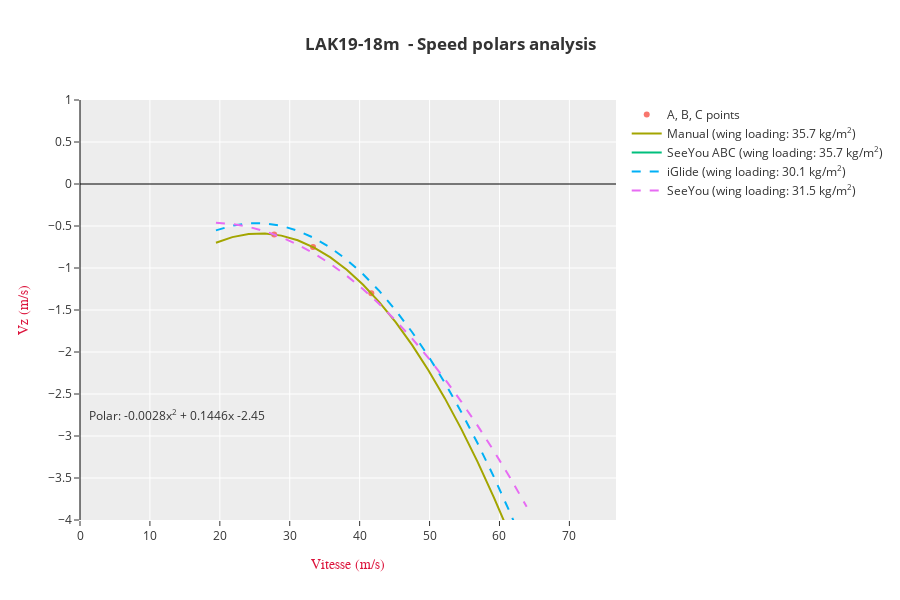

Notebook code for this chart:
### Code cell
# Display the graph
# https://plotly.com/python/plotly-fundamentals/
# https://plotly.com/python-api-reference/

import plotly.graph_objects as go

trace1 = go.Scatter( x=c1_x, y=c1_y, mode='markers', name='A, B, C points', 
	text=['Point A', 'Point B', 'Point C'], hovertemplate='<extra></extra><b>%{text}</b><br>Speed: %{x}km/h<br>Sink rate: %{y}m/s', hoverinfo='x+y+text')
	
trace2 = go.Scatter( x=c1_x_polar, y=c1_y_polar, mode='lines', name='Manual (wing loading: {} kg/m<sup>2</sup>)'.format(c1_wl),
		hovertemplate='<extra></extra>Speed: %{x:.0f}km/h<br>Sink rate: %{y:.2f}m/s', hoverinfo='x+y')

trace3 = go.Scatter( x=c2_x_polar, y=c2_y_polar, mode='lines', name='SeeYou ABC (wing loading: {} kg/m<sup>2</sup>)'.format(c1_wl),
		hovertemplate='<extra></extra>Speed: %{x:.0f}km/h<br>Sink rate: %{y:.2f}m/s', hoverinfo='x+y')

trace4 = go.Scatter( x=c3_x_polar, y=c3_y_polar, mode='lines', name='iGlide (wing loading: {} kg/m<sup>2</sup>)'.format(c3_wl), line = dict(dash='dash'),
		hovertemplate='<extra></extra>Speed: %{x:.0f}km/h<br>Sink rate: %{y:.2f}m/s', hoverinfo='x+y')

trace5 = go.Scatter( x=c4_x_polar, y=c4_y_polar, mode='lines', name='SeeYou (wing loading: {} kg/m<sup>2</sup>)'.format(c4_wl), line = dict(dash='dash'),
		hovertemplate='<extra></extra>Speed: %{x:.0f}km/h<br>Sink rate: %{y:.2f}m/s', hoverinfo='x+y')

layout = go.Layout(
		title_text='<b>{}  - Speed polars analysis</b>'.format(glider_pdata['glider']),
		height=600,
		yaxis=dict(range=[-4, 1]),
		template='ggplot2',
	)

data = [trace1, trace2, trace3, trace4, trace5]
fig = go.Figure(data=data, layout=layout)

fig.update_yaxes(zeroline=True, zerolinewidth=1, zerolinecolor='black',  dtick=0.5)
fig.update_yaxes(title_text='Vz (m/s)', title_font=dict(size=14, family='Courier', color='crimson'))

fig.update_xaxes(zeroline=True, zerolinewidth=1, zerolinecolor='black')
fig.update_xaxes(title_text='Vitesse ({})'.format(( 'm/s' if CONVERT_TO_MS else 'km/h')),
	 title_font=dict(size=14, family='Courier', color='crimson'))

fig.add_annotation(x=xaxis_unit(50), y=-2.75, text='Polar: {}'.format( polar_to_string(c1_polar)), showarrow=False)

fig.update_layout(xaxis_range=[0,max(c1_x_polar)*1.2])

fig.show()

### Figure 1 — Plotly figure (JSON) as saved in the notebook; plotly's stock layout.template omitted (floating-point values rounded to 4 significant figures)
{"data": [{"hoverinfo": "x+y+text", "hovertemplate": "<extra></extra><b>%{text}</b><br>Speed: %{x}km/h<br>Sink rate: %{y}m/s", "mode": "markers", "name": "A, B, C points", "text": ["Point A", "Point B", "Point C"], "type": "scatter", "x": [27.78, 33.33, 41.67], "y": [-0.6, -0.75, -1.3]}, {"hoverinfo": "x+y", "hovertemplate": "<extra></extra>Speed: %{x:.0f}km/h<br>Sink rate: %{y:.2f}m/s", "mode": "lines", "name": "Manual (wing loading: 35.7 kg/m<sup>2</sup>)", "type": "scatter", "x": [19.44, 21.78, 24.12, 26.46, 28.8, 31.14, 33.48, 35.82, 38.16, 40.5, 42.84, 45.18, 47.51, 49.85, 52.19, 54.53, 56.87, 59.21, 61.55, 63.89], "y": [-0.7, -0.6326, -0.5958, -0.5899, -0.6146, -0.6701, -0.7563, -0.8732, -1.021, -1.199, -1.408, -1.648, -1.919, -2.22, -2.552, -2.915, -3.308, -3.733, -4.188, -4.673]}, {"hoverinfo": "x+y", "hovertemplate": "<extra></extra>Speed: %{x:.0f}km/h<br>Sink rate: %{y:.2f}m/s", "mode": "lines", "name": "SeeYou ABC (wing loading: 35.7 kg/m<sup>2</sup>)", "type": "scatter", "x": [19.44, 21.78, 24.12, 26.46, 28.8, 31.14, 33.48, 35.82, 38.16, 40.5, 42.84, 45.18, 47.51, 49.85, 52.19, 54.53, 56.87, 59.21, 61.55, 63.89], "y": [438.5, 554.3, 683.7, 826.7, 983.2, 1153.0, 1337.0, 1534.0, 1745.0, 1969.0, 2207.0, 2459.0, 2724.0, 3003.0, 3295.0, 3601.0, 3920.0, 4253.0, 4599.0, 4960.0]}, {"hoverinfo": "x+y", "hovertemplate": "<extra></extra>Speed: %{x:.0f}km/h<br>Sink rate: %{y:.2f}m/s", "line": {"dash": "dash"}, "mode": "lines", "name": "iGlide (wing loading: 30.1 kg/m<sup>2</sup>)", "type": "scatter", "x": [19.44, 21.78, 24.12, 26.46, 28.8, 31.14, 33.48, 35.82, 38.16, 40.5, 42.84, 45.18, 47.51, 49.85, 52.19, 54.53, 56.87, 59.21, 61.55, 63.89], "y": [-0.5521, -0.4954, -0.4674, -0.4681, -0.4975, -0.5555, -0.6423, -0.7577, -0.9018, -1.075, -1.276, -1.506, -1.765, -2.052, -2.369, -2.713, -3.087, -3.489, -3.92, -4.38]}, {"hoverinfo": "x+y", "hovertemplate": "<extra></extra>Speed: %{x:.0f}km/h<br>Sink rate: %{y:.2f}m/s", "line": {"dash": "dash"}, "mode": "lines", "name": "SeeYou (wing loading: 31.5 kg/m<sup>2</sup>)", "type": "scatter", "x": [19.44, 21.78, 24.12, 26.46, 28.8, 31.14, 33.48, 35.82, 38.16, 40.5, 42.84, 45.18, 47.51, 49.85, 52.19, 54.53, 56.87, 59.21, 61.55, 63.89], "y": [-0.46, -0.4763, -0.5105, -0.5627, -0.6329, -0.7211, -0.8272, -0.9512, -1.093, -1.253, -1.431, -1.627, -1.841, -2.073, -2.323, -2.591, -2.876, -3.18, -3.502, -3.841]}], "layout": {"annotations": [{"showarrow": false, "text": "Polar: -0.0028x<sup>2</sup> + 0.1446x -2.45", "x": 13.89, "y": -2.75}], "height": 600, "title": {"text": "<b>LAK19-18m  - Speed polars analysis</b>"}, "xaxis": {"range": [0, 76.67], "title": {"font": {"color": "crimson", "family": "Courier", "size": 14}, "text": "Vitesse (m/s)"}, "zeroline": true, "zerolinecolor": "black", "zerolinewidth": 1}, "yaxis": {"dtick": 0.5, "range": [-4, 1], "title": {"font": {"color": "crimson", "family": "Courier", "size": 14}, "text": "Vz (m/s)"}, "zeroline": true, "zerolinecolor": "black", "zerolinewidth": 1}}}
